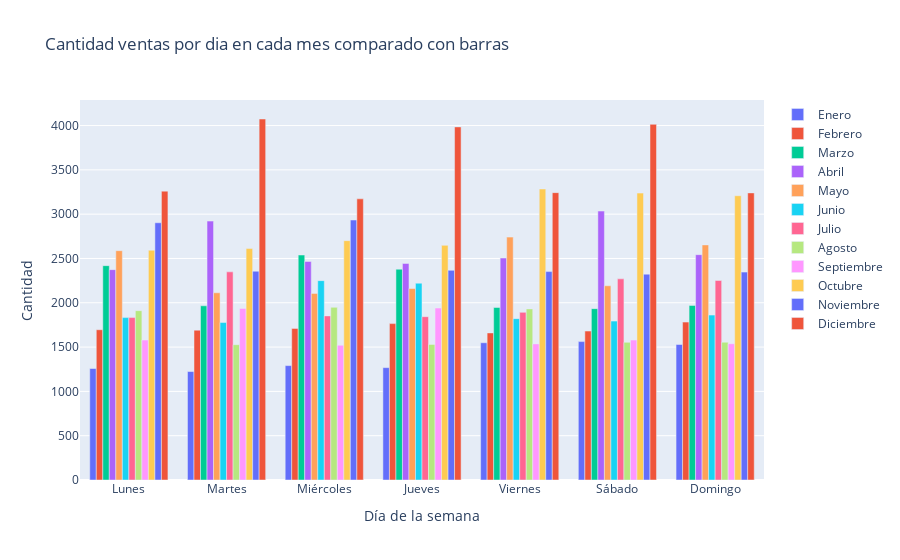

Write notebook code for a chart like this one.
### Code cell
# Lista para almacenar los datos de ventas por hora de cada mes
ventas_pordia_pormes = []
etiquetas = []

# Iterar a través de cada mes en la lista 'meses'
for mes in meses:
    # Obtener el DataFrame correspondiente al mes
    dataframe_mes = dataframes[mes]
    
    # Realizar algún procesamiento de datos específico (reemplaza con tu propio procesamiento)
    dataframe_mes = extraer_datos(dataframe_mes)  # Reemplaza esto con el procesamiento que necesites
    
    # Calcular el número de ventas por hora para este mes y almacenarlo en 'Ventas_por_hora'
    Ventas_por_dia = dataframe_mes.groupby('strDia')['Cantidad Pedida'].count()
    
    # Agregar los datos de ventas por hora de este mes a la lista 'ventas_por_hora_por_mes'
    ventas_pordia_pormes.append(Ventas_por_dia.tolist())

fig = go.Figure()

for i, mes in enumerate(meses):
    fig.add_trace(go.Bar(
        x=dias_semana,
        y=ventas_pordia_pormes[i],
        name=mes
    ))

# Configuración adicional del gráfico
fig.update_layout(
    title='Cantidad ventas por dia en cada mes comparado con barras',
    xaxis_title='Día de la semana',
    yaxis_title='Cantidad',
    barmode='group',  # Agrupa las barras
)

fig.show()

### Figure 1 — Plotly figure (JSON) as saved in the notebook; plotly's stock layout.template omitted (floating-point values rounded to 4 significant figures)
{"data": [{"name": "Enero", "type": "bar", "x": ["Lunes", "Martes", "Miércoles", "Jueves", "Viernes", "Sábado", "Domingo"], "y": [1258, 1224, 1291, 1268, 1549, 1562, 1529]}, {"name": "Febrero", "type": "bar", "x": ["Lunes", "Martes", "Miércoles", "Jueves", "Viernes", "Sábado", "Domingo"], "y": [1696, 1691, 1711, 1765, 1660, 1681, 1782]}, {"name": "Marzo", "type": "bar", "x": ["Lunes", "Martes", "Miércoles", "Jueves", "Viernes", "Sábado", "Domingo"], "y": [2419, 1966, 2539, 2379, 1947, 1934, 1970]}, {"name": "Abril", "type": "bar", "x": ["Lunes", "Martes", "Miércoles", "Jueves", "Viernes", "Sábado", "Domingo"], "y": [2374, 2922, 2466, 2444, 2505, 3035, 2543]}, {"name": "Mayo", "type": "bar", "x": ["Lunes", "Martes", "Miércoles", "Jueves", "Viernes", "Sábado", "Domingo"], "y": [2588, 2113, 2106, 2161, 2741, 2192, 2653]}, {"name": "Junio", "type": "bar", "x": ["Lunes", "Martes", "Miércoles", "Jueves", "Viernes", "Sábado", "Domingo"], "y": [1833, 1777, 2250, 2221, 1821, 1793, 1861]}, {"name": "Julio", "type": "bar", "x": ["Lunes", "Martes", "Miércoles", "Jueves", "Viernes", "Sábado", "Domingo"], "y": [1833, 2349, 1852, 1843, 1892, 2270, 2252]}, {"name": "Agosto", "type": "bar", "x": ["Lunes", "Martes", "Miércoles", "Jueves", "Viernes", "Sábado", "Domingo"], "y": [1911, 1527, 1949, 1530, 1931, 1554, 1555]}, {"name": "Septiembre", "type": "bar", "x": ["Lunes", "Martes", "Miércoles", "Jueves", "Viernes", "Sábado", "Domingo"], "y": [1579, 1936, 1520, 1941, 1536, 1579, 1538]}, {"name": "Octubre", "type": "bar", "x": ["Lunes", "Martes", "Miércoles", "Jueves", "Viernes", "Sábado", "Domingo"], "y": [2593, 2612, 2701, 2648, 3284, 3238, 3208]}, {"name": "Noviembre", "type": "bar", "x": ["Lunes", "Martes", "Miércoles", "Jueves", "Viernes", "Sábado", "Domingo"], "y": [2903, 2356, 2934, 2366, 2352, 2323, 2346]}, {"name": "Diciembre", "type": "bar", "x": ["Lunes", "Martes", "Miércoles", "Jueves", "Viernes", "Sábado", "Domingo"], "y": [3260, 4074, 3173, 3985, 3243, 4014, 3240]}], "layout": {"barmode": "group", "title": {"text": "Cantidad ventas por dia en cada mes comparado con barras"}, "xaxis": {"title": {"text": "Día de la semana"}}, "yaxis": {"title": {"text": "Cantidad"}}}}
